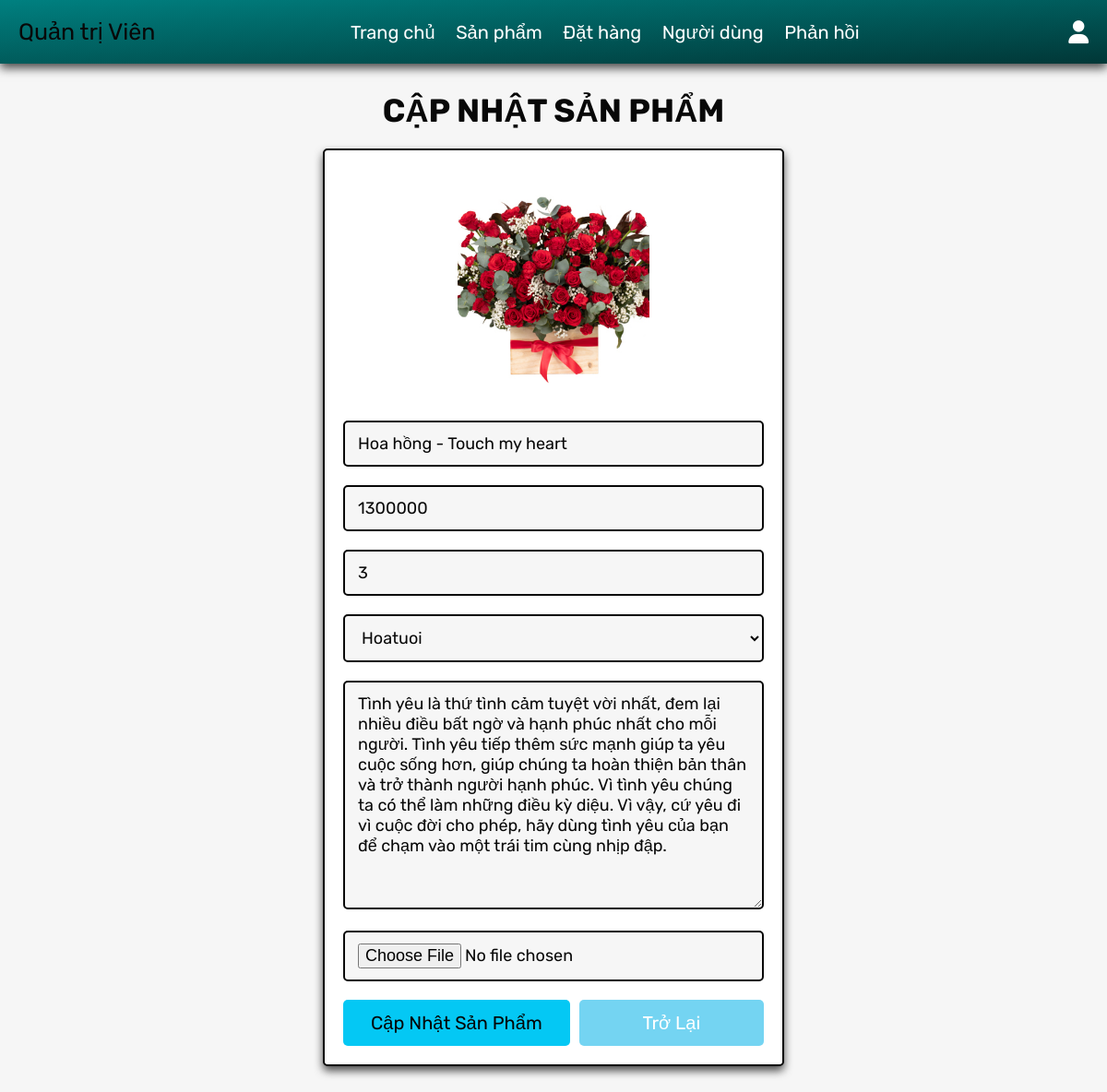
The page /admin_update_product.php?update=465 (signed in) on the database its author committed.
### tables this page shows
CREATE TABLE `products` (
  `id` int(100) NOT NULL,
  `name` varchar(100) NOT NULL,
  `category` varchar(20) NOT NULL,
  `details` varchar(500) NOT NULL,
  `price` int(255) NOT NULL,
  `quantity` int(11) NOT NULL,
  `image` varchar(100) NOT NULL
);

### admin_update_product.php (the view, shortened to what this page needs)
<?php
@include 'config.php';
?>
<!DOCTYPE html>
<html lang="en">
<head>
   <link rel="stylesheet" href="https://cdnjs.cloudflare.com/ajax/libs/font-awesome/6.1.1/css/all.min.css">
   <link rel="stylesheet" href="css/admin_style.css">
</head>
<body>
<?php include 'admin_header.php'; ?>
<section class="update-product">
   <h1 class="title">cập nhật sản phẩm</h1>
   <?php
      $update_id = $_GET['update'];
      $select_products = $conn->prepare("SELECT * FROM `products` WHERE id = ?");
      $select_products->execute([$update_id]);
      if($select_products->rowCount() > 0){
         while($fetch_products = $select_products->fetch(PDO::FETCH_ASSOC)){
   ?>
   <form action="" method="post" enctype="multipart/form-data">
      <img src="uploaded_img/<?= $fetch_products['image']; ?>" alt="">
      <input type="text" name="name" placeholder="Nhập tên sản phẩm" required class="box" value="<?= $fetch_products['name']; ?>">
      <input type="number" name="price" min="0" placeholder="Nhập giá sản phẩm" required class="box" value="<?= $fetch_products['price']; ?>">
      <input type="number" name="quantity" min="0" placeholder="Nhập số lượng sản phẩm" required class="box" value="<?= $fetch_products['quantity']; ?>">
      <select name="category" class="box" required>
         <option selected><?= $fetch_products['category']; ?></option>
      </select>
      <textarea name="details" required placeholder="Nhập mô tả sản phẩm" class="box" cols="30" rows="10"><?= $fetch_products['details']; ?></textarea>
      <input type="file" name="image" class="box" accept="image/jpg, image/jpeg, image/png">
      <div class="flex-btn">
         <input type="submit" class="btn" value="Cập nhật sản phẩm" name="update_product">
         <a href="admin_products.php" class="option-btn">Trở lại</a>
      </div>
   </form>
   <?php
         }
      }else{
         echo '<p class="empty">Không có sản phẩm nào được tìm thấy!</p>';
      }
   ?>
</section>
</body>
</html>

### css/admin_style.css (style rules this page uses)
.update-product form { max-width: 50rem; padding: 2rem; margin: 0 auto; text-align: center; border: var(--border); box-shadow: var(--box-shadow); background-color: var(--white); border-radius: 0.5rem; }
.update-product form img { height: 25rem; object-fit: cover; margin-bottom: 1rem; }
.update-product form .box { width: 100%; border: var(--border); background-color: var(--white); border-radius: 0.5rem; background-color: var(--light-bg); padding: 1.2rem 1.4rem; font-size: 1.8rem; color: var(--black); margin: 1rem 0; }

### css/components.css (style rules this page uses)
:root { --green: #00f365; --orange: #74d4f2; --red: #e74c3c; --black: #080808; --blue: #3124e6; --light-color: #dc1b1b; --white: #fff; --light-bg: #f6f6f6; --border: 0.2rem solid var(--black); --box-shadow: 0 0.5rem 1rem rgba(0, 0, 0, 0.7); }
* { font-family: "Rubik", sans-serif; margin: 0; padding: 0; box-sizing: border-box; outline: none; border: none; text-decoration: none; color: var(--black); }
body { background-color: var(--light-bg); }
html { font-size: 62.5%; overflow-x: hidden; scroll-behavior: smooth; scroll-padding-top: 6.5rem; }
section { padding: 3rem 2rem; max-width: 1200px; margin: 0 auto; }
.btn, .delete-btn, .option-btn { display: block; width: 100%; margin-top: 1rem; border-radius: 0.5rem; color: var(--white); font-size: 2rem; padding: 1.3rem 3rem; text-transform: capitalize; cursor: pointer; text-align: center; }
.btn { background-color: rgb(4, 200, 244); color: rgb(4, 4, 4); }
.option-btn { background-color: var(--orange); }
.flex-btn { display: flex; flex-wrap: wrap; gap: 1rem; }
.flex-btn > * { flex: 1; }
.title { text-align: center; margin-bottom: 2rem; text-transform: uppercase; color: var(--black); font-size: 3.5rem; }

### rows shown on the page
products: image (picture), name "Hoa hồng - Touch my heart", price "1300000", quantity "3", category "Hoatuoi", details "Tình yêu là thứ tình cảm tuyệt vời nhất, đem lại nhiều điều bất ngờ và hạnh phúc nhất cho mỗi người. Tình yêu tiếp thêm sức mạnh giúp ta yêu cuộc sống hơn, giúp chúng ta hoàn thiện bản thân và trở thành người hạnh phúc. Vì tình yêu chúng ta có thể làm những điều kỳ diệu. Vì vậy, cứ yêu đi vì cuộc đời cho phép, hãy dùng tình yêu của bạn để chạm vào một trái tim cùng nhịp đập."
